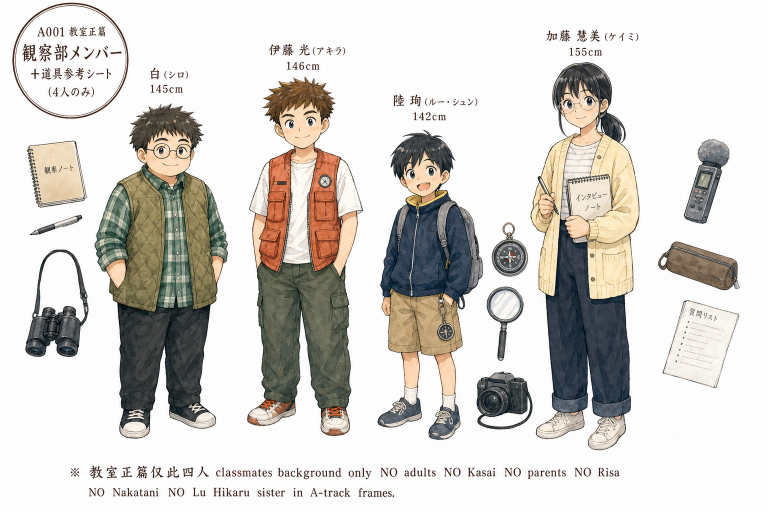
#> input picture 07_设计原档/04_样章视觉/CHAR_lineup_A001_观察社四人_V0.4_正典.png, 1536 x 1024 px, given in place of CHAR_lineup_L0_fixed.png, which was not available (shown at 1/2 size)
$ python overlay_l0_text.py
#> lines starting #> are read from the running program, lines starting #| are printed output that depends on the picture
### 07_设计原档/04_样章视觉/tools/overlay_lineup_text.py
#!/usr/bin/env python3
"""Overlay LOCKED sign + footer text on CHAR_lineup L0–L4."""
from __future__ import annotations

import argparse
from pathlib import Path

from PIL import Image, ImageDraw, ImageFont

from lineup_text_canon import FOOTERS, LINEUP_VARIANTS, SIGNS

ROOT = Path(__file__).resolve().parents[1]
ASSETS = Path(r"C:\Users\Lenovo\.cursor\projects\d-AI-Project-The-Academy-of-Curiosities\assets")
FONT_JP = r"C:\Windows\Fonts\YuGothR.ttc"
FONT_CN = r"C:\Windows\Fonts\msyh.ttc"
KRAFT = (245, 237, 224)


def load_font(path: str, size: int) -> ImageFont.FreeTypeFont:
    return ImageFont.truetype(path, size, index=0)


def text_size(draw: ImageDraw.ImageDraw, text: str, font: ImageFont.FreeTypeFont) -> tuple[int, int]:
    bbox = draw.textbbox((0, 0), text, font=font)
    return bbox[2] - bbox[0], bbox[3] - bbox[1]


def draw_sign(draw: ImageDraw.ImageDraw, cx: int, cy: int, line1: str, line2: str) -> None:
    font_kana = load_font(FONT_JP, 10)
    font_han = load_font(FONT_CN, 12)
    w1, h1 = text_size(draw, line1, font_kana)
    w2, h2 = text_size(draw, line2, font_han)
    pad_x, pad_y = 7, 4
    box_w = max(w1, w2) + pad_x * 2
    box_h = h1 + h2 + pad_y * 3
    x0, y0 = cx - box_w // 2, cy - box_h // 2
    draw.rectangle([x0 - 4, y0 - 18, x0 + box_w + 4, y0 + box_h + 4], fill=(255, 255, 255))
    draw.rectangle([x0, y0, x0 + box_w, y0 + box_h], fill=(18, 18, 18))
    draw.text((cx - w1 // 2, y0 + pad_y), line1, fill=(255, 255, 255), font=font_kana)
    draw.text((cx - w2 // 2, y0 + pad_y + h1 + 2), line2, fill=(255, 255, 255), font=font_han)


def draw_footer_column(
    draw: ImageDraw.ImageDraw, cx: int, y0: int, line1: str, line2: str, col_half: int = 66
) -> None:
    font = load_font(FONT_JP, 8)
    w1, h1 = text_size(draw, line1, font)
    w2, h2 = text_size(draw, line2, font)
    draw.rectangle([cx - col_half, y0 - 2, cx + col_half, y0 + h1 + h2 + 8], fill=(255, 255, 255))
    draw.text((cx - w1 // 2, y0), line1, fill=(35, 35, 35), font=font)
    draw.text((cx - w2 // 2, y0 + h1 + 2), line2, fill=(35, 35, 35), font=font)


def overlay_variant(key: str) -> Path:
#> called with key = 'L0'
    cfg = LINEUP_VARIANTS[key]
    src = ASSETS / cfg["src"]
    if not src.exists():
        src = ROOT / cfg["src"]
    img = Image.open(src).convert("RGB")
#> img is the input picture: PIL image 1536x1024 RGB; mean R, G, B 213.1, 210.2, 205.8
    draw = ImageDraw.Draw(img)
    draw.rectangle([0, cfg["footer_wipe_y"], 1420, 1024], fill=(255, 255, 255))
    for i, cx in enumerate(cfg["xs"]):
        draw_sign(draw, cx, cfg["sign_y"], SIGNS[i][0], SIGNS[i][1])
        half = 72 if i in (4, 5, 8, 9) else 66
        draw_footer_column(draw, cx, cfg["footer_y"], FOOTERS[i][0], FOOTERS[i][1], col_half=half)
    out = ROOT / cfg["out"]
    out.parent.mkdir(parents=True, exist_ok=True)
    img.save(out, quality=95)
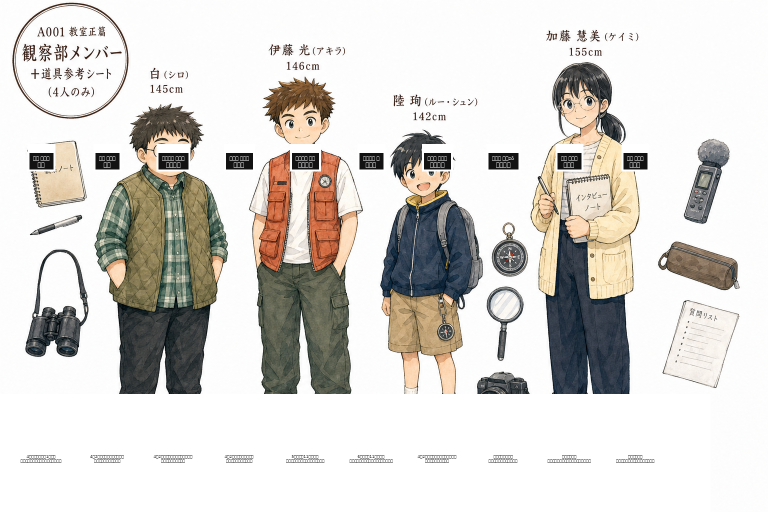
#> saved as CHAR_lineup_L0.png: PIL image 1536x1024 RGB (shown at 1/2 size); mean R, G, B 216.1, 213.6, 209.6
    img.save(ASSETS / cfg["out"], quality=95)
    print(f"Saved: {out}")
    return out


# [12 lines left out: function main, not called in this run]


# [2 lines that do not run on import are left out]

### 07_设计原档/04_样章视觉/tools/overlay_l0_text.py
#!/usr/bin/env python3
"""Deprecated: use overlay_lineup_text.py L0"""
from overlay_lineup_text import overlay_variant

if __name__ == "__main__":
    overlay_variant("L0")

$ run again, on 07_设计原档/04_样章视觉/CHAR_lineup_L0_AI探索_v0.2.png
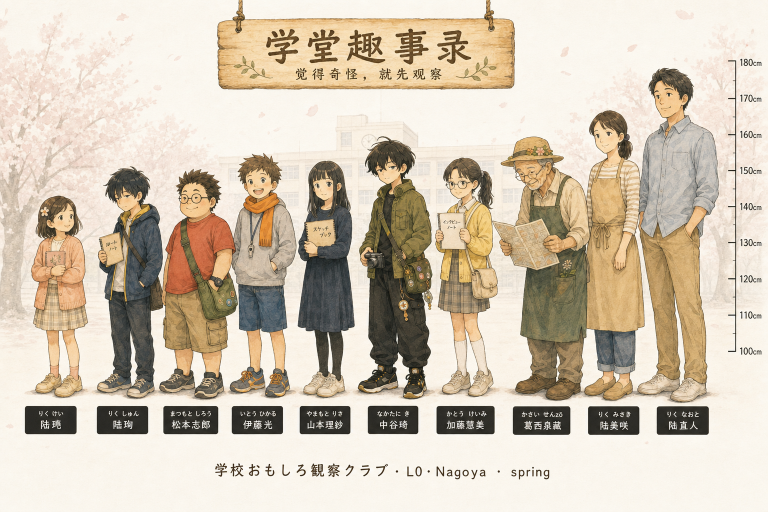
#> input picture 07_设计原档/04_样章视觉/CHAR_lineup_L0_AI探索_v0.2.png, 1536 x 1024 px, given in place of CHAR_lineup_L0_fixed.png, which was not available (shown at 1/2 size)
#> in overlay_variant, img is the input picture: PIL image 1536x1024 RGB; mean R, G, B 209.3, 196.9, 178.8
#> in overlay_variant, `img.save(out, quality=95)`:
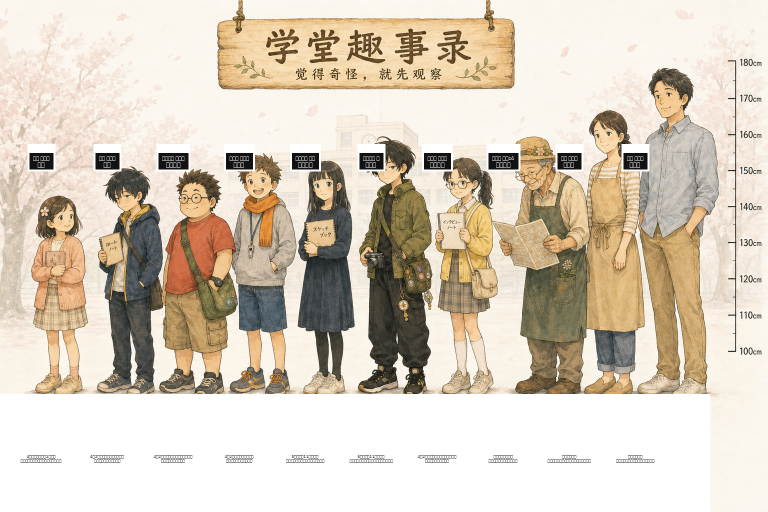
#> saved as CHAR_lineup_L0.png: PIL image 1536x1024 RGB (shown at 1/2 size); mean R, G, B 216, 204.9, 188.9
